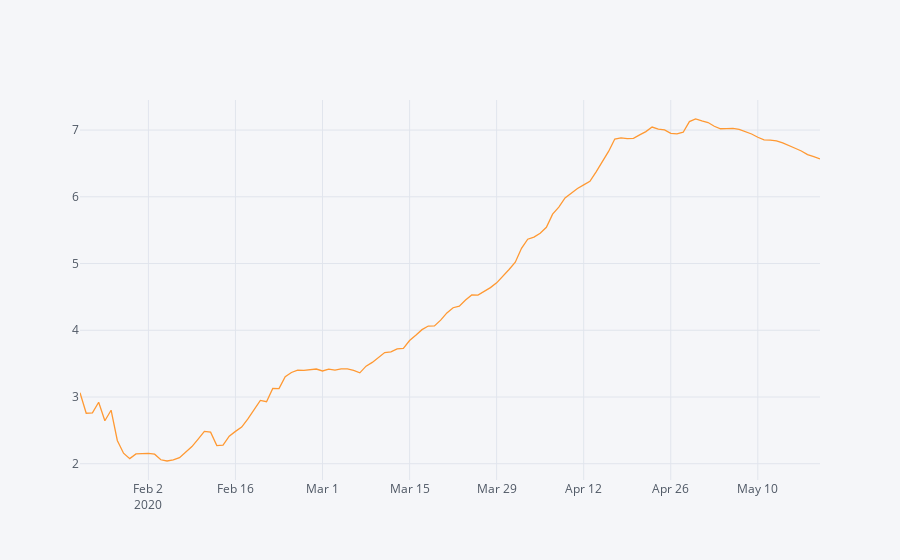

Notebook code for this chart:
### Code cell
covid_datewise[['Mortality Rate']].iplot()
